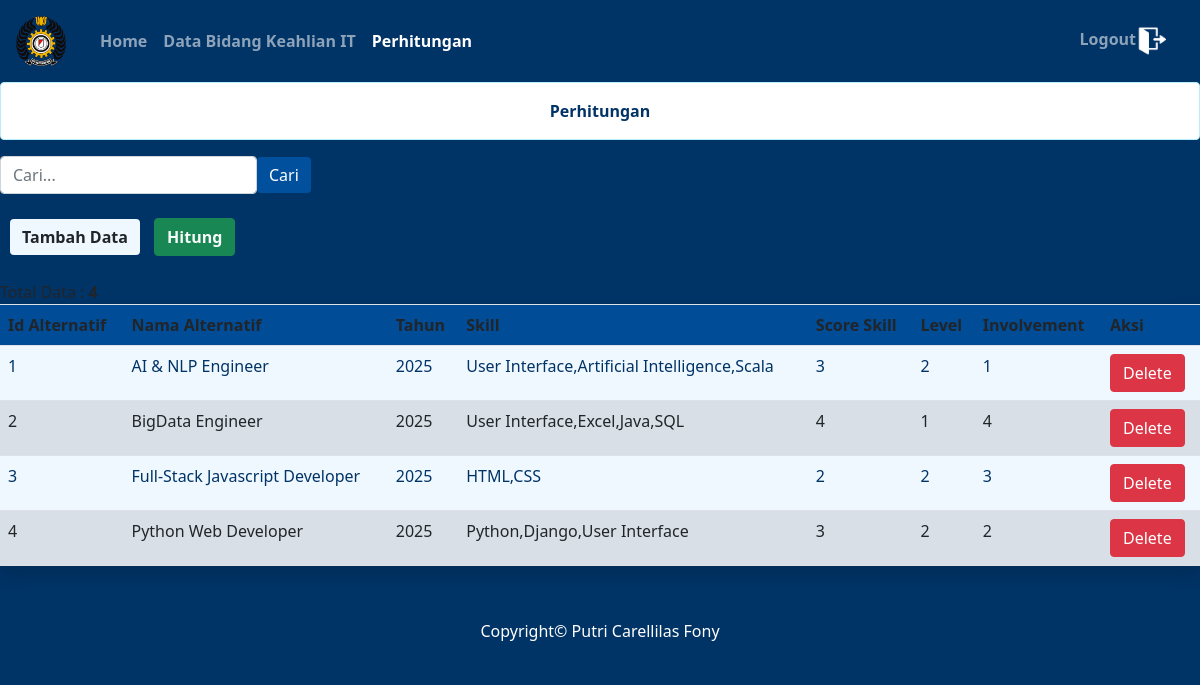
/konsumen/data_cafe.php (signed in), run on the app's committed database.
### tables this page shows
CREATE TABLE `alternatif` (
  `id_alternatif` varchar(25) NOT NULL,
  `nama_alternatif` varchar(50) NOT NULL,
  `c1` varchar(25) NOT NULL,
  `c2` varchar(25) NOT NULL,
  `c3` varchar(25) NOT NULL,
  `nama_skill` varchar(255) DEFAULT NULL,
  `tahun` int(11) NOT NULL
);

### functions.php (called while the page is built, shortened)
<?php
$con = mysqli_connect("localhost", "root", "", "skripsi");
function tampilcafe($query)
{
    global $con;
    $data = mysqli_query($con, $query);
    $rows = [];
    while ($row = mysqli_fetch_assoc($data)) {
        $rows[] = $row;
    }
    return $rows;
}
?>

### konsumen/data_cafe.php (the view, shortened to what this page needs)
<?php
require '../functions.php';
$current_page = basename($_SERVER['PHP_SELF']);
$data_cafe = tampilcafe("SELECT * FROM alternatif");
$data_cafe1 = mysqli_query($con, "SELECT * FROM alternatif");
?>
<!doctype html>
<html lang="en">
<head>
    <link rel="stylesheet" type="text/css" href="../bootstrap/css/bootstrap.min.css">
    <link href="https://cdn.jsdelivr.net/npm/bootstrap@5.1.1/dist/css/bootstrap.min.css" rel="stylesheet">
</head>
<body>
    <nav class="navbar navbar-expand-lg navbar-dark bg-primary">
        <a class="navbar-brand" href="#"><img src="../img/stt.png" width="50"></a>
        <div class="collapse navbar-collapse" id="navbarNavAltMarkup">
            <div class="navbar-nav" style="margin: 10px;">
                <a class="nav-link <?= $current_page == 'index.php' ? 'active' : '' ?>" href="index.php"><b>Home</b></a>
                <a class="nav-link <?= $current_page == 'it.php' ? 'active' : '' ?>" href="it.php"><b>Data Bidang Keahlian IT</b></a>
                <a class="nav-link <?= $current_page == 'data_cafe.php' ? 'active' : '' ?>" href="data_cafe.php"><b>Perhitungan</b></a>
            </div>
            <div class="navbar-nav ms-auto" style="margin: 10px;">
                <a class="log nav-link" href="../logout.php"><b>Logout</b><img src="../img/logout.png" width="30"></a>
            </div>
        </div>
    </nav>
    <div class="alert alert-info">
        <center><b>Perhitungan</b></center>
    </div>
    <div class="form-inline">
        <form method="POST" action="" class="form-group">
            <input type="text" name="input" autofocus autocomplete="off" class="form-control" placeholder="Cari...">
            <button type="submit" name="cari" class="btn btn-brown">Cari</button>
        </form>
    </div>
    <br>
    <a href="tambah_data_cafe.php" class="btn btn-light-brown text-dark" style="margin-left: 10px;"><b>Tambah Data</b></a>
    <form method="POST" action="perhitungan.php" class="d-inline">
        <button type="submit" name="perhitungan" class="btn btn-success text-light" style="margin-left: 10px;">
    <b>Hitung</b>
</button>
        <br><br>
        <table class="table table-striped shadow p-3 mb-5">
            <?php $tot = mysqli_num_rows($data_cafe1);
            echo "Total Data : <b>" . $tot . "</b>";
            ?>
            <tr class="bg-info">
                <th>Id Alternatif</th>
                <th>Nama Alternatif</th>
                <th>Tahun</th>
                <th>Skill</th>
                <th>Score Skill</th>
                <th>Level</th>
                <th>Involvement</th>
                <th>Aksi</th>
            </tr>
            <?php foreach ($data_cafe as $cafe) { ?>
                <tr>
                    <td><?= $cafe['id_alternatif']; ?></td>
                    <td><?= $cafe['nama_alternatif']; ?></td>
                    <td><?= $cafe['tahun']; ?></td>
                    <td><?= $cafe['nama_skill']; ?></td>
                    <td><?= $cafe['c1']; ?></td>
                    <td><?= $cafe['c2']; ?></td>
                    <td><?= $cafe['c3']; ?></td>
                    <td>
                        <a href="hapus_data_cafe.php?id_alternatif=<?= $cafe['id_alternatif']; ?>" class="btn btn-danger">Delete</a>
                    </td>
                </tr>
            <?php } ?>
        </table>
    </form>
    <div class="col-md-12 bg-primary">
        <div class="copyright">
            <h6>Copyright&copy; Putri Carellilas Fony</h6>
        </div>
    </div>
</body>
</html>

### konsumen/data_cafe.php (style rules this page uses)
body { background-color: #003366; background-image: url(../img/galeri/potoo.jpg); background-size: cover; }
.col-md-12 { padding: 8px; background-color: #003366 !important; }
.copyright { text-align: center; color: #FFFFFF; }
.navbar { background-color: #003366; }
.alert-info { background-color: #ffffff; color: #003366; }
.table-striped { background-color: #f0f8ff; }
.table th, .table td { color: #003366; }
.table th { background-color: #00509e; color: white; }
.bg-primary { background-color: #003366 !important; }
.btn-brown { background-color: #00509e; color: #FFFFFF; border: none; }
.btn-light-brown { background-color: #f0f8ff; border: none; }

### data on the page
alternatif: id_alternatif "1", nama_alternatif "AI & NLP Engineer", tahun "2025", nama_skill "User Interface,Artificial Intelligence,Scala", c1 "3", c2 "2", c3 "1"
alternatif: id_alternatif "2", nama_alternatif "BigData Engineer", tahun "2025", nama_skill "User Interface,Excel,Java,SQL", c1 "4", c2 "1", c3 "4"
alternatif: id_alternatif "3", nama_alternatif "Full-Stack Javascript Developer", tahun "2025", nama_skill "HTML,CSS", c1 "2", c2 "2", c3 "3"
alternatif: id_alternatif "4", nama_alternatif "Python Web Developer", tahun "2025", nama_skill "Python,Django,User Interface", c1 "3", c2 "2", c3 "2"
